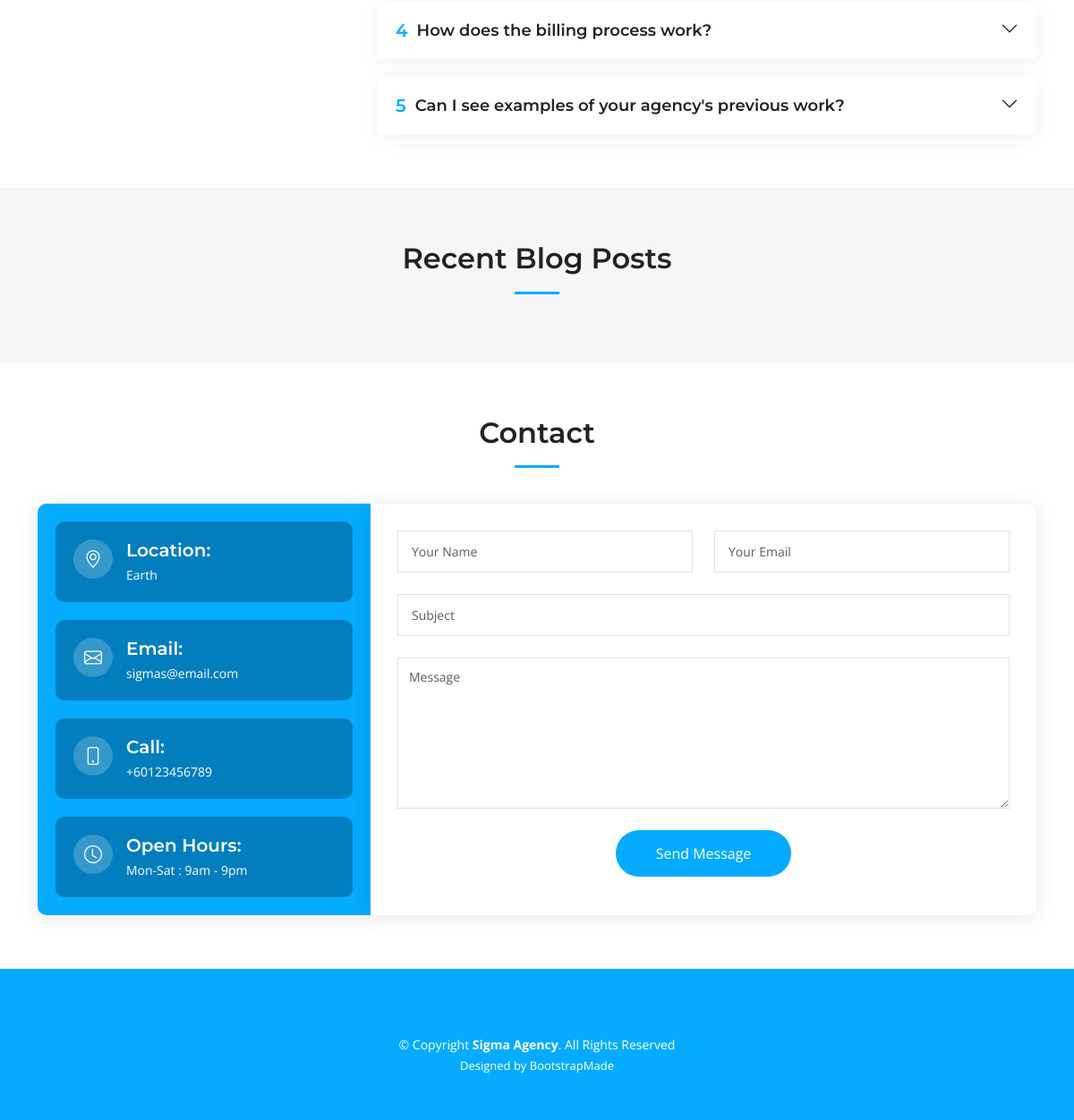
/ (lower part), run on an earlier commit of the app's database.
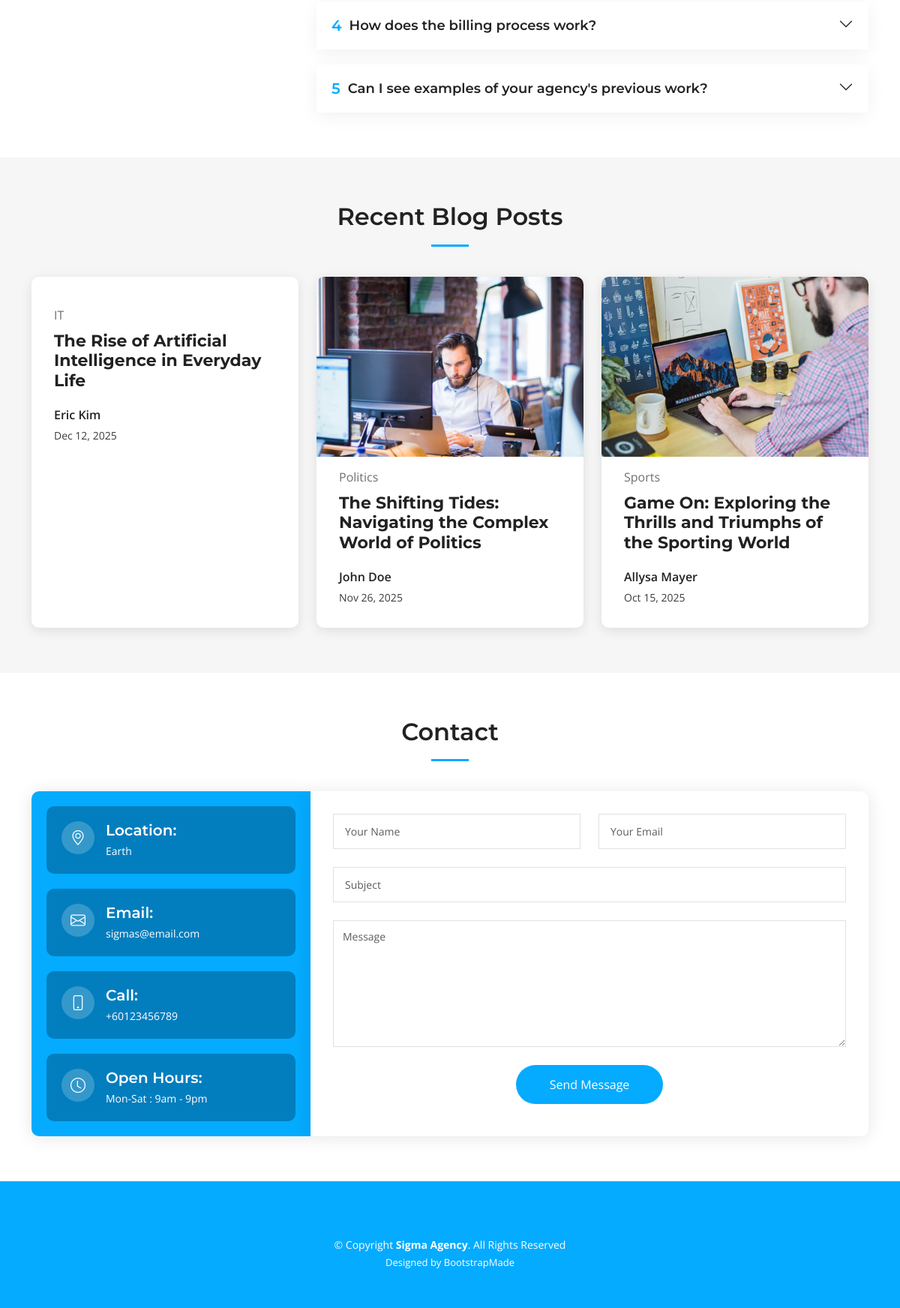
And on a later commit of the database.
### app/models.py (models this page shows, shortened)
class FrequentlyAskedQuestion(models.Model):
    question = models.CharField(max_length=255)
    answer = models.TextField()

class GeneralInfo(models.Model):
    company_name = models.CharField(max_length=255, default="Company")
    location = models.CharField(max_length=255)
    email = models.EmailField()
    phone = models.CharField(max_length=20)
    open_hours = models.CharField(max_length=100, blank=True, null=True)
    video_url = models.URLField(blank=True, null=True)
    twitter_url = models.URLField(blank=True, null=True)
    facebook_url = models.URLField(blank=True, null=True)
    instagram_url = models.URLField(blank=True, null=True)
    linkedin_url = models.URLField(blank=True, null=True)

class Blog(models.Model):
    image = models.CharField(max_length=255, blank=True, null=True)
    category = models.CharField(max_length=100, blank=True, null=True)
    title = models.CharField(max_length=255)
    author = models.ForeignKey(Author, on_delete=models.PROTECT, blank=True, null=True)
    created_at = models.DateTimeField(default=timezone.now)
    content = RichTextField()

class Author(models.Model):
    first_name = models.CharField(max_length=100)
    last_name = models.CharField(max_length=100, blank=True, null=True)
    country = models.CharField(max_length=100)
    joined_at = models.DateTimeField(blank=True, null=True)

### app/views.py (the view)
# urls.py: path("", index, name="home"),
def index(request):
    general_info = GeneralInfo.objects.first()
    services = Service.objects.all()
    testimonials = Testimonial.objects.all()
    faqs = FrequentlyAskedQuestion.objects.all()
    recent_blogs = Blog.objects.all().order_by("-created_at")[:3]
    context = {
        "company_name": general_info.company_name,
        "location": general_info.location,
        "phone": general_info.phone,
        "email": general_info.email,
        "open_hours": general_info.open_hours,
        "video_url": general_info.video_url,
        "twitter_url": general_info.twitter_url,
        "facebook_url": general_info.facebook_url,
        "instagram_url": general_info.instagram_url,
        "linkedin_url": general_info.linkedin_url,
        "services": services,
        "testimonials": testimonials,
        "faqs": faqs,
        "recent_blogs": recent_blogs,
    }
    return render(request, "index.html", context)

### templates/index.html (shortened to what this page needs)
{% extends 'assets/main.html' %}
{% load static %}
{% block mainContent %}
    <section id="faq" class="faq">
      <div class="container" data-aos="fade-up">
        <div class="row gy-4">
          <div class="col-lg-4">
          </div>
          <div class="col-lg-8">
            <div class="accordion accordion-flush" id="faqlist" data-aos="fade-up" data-aos-delay="100">
              {% for faq in faqs %}
                <div class="accordion-item">
                  <h3 class="accordion-header">
                    <button class="accordion-button collapsed" type="button" data-bs-toggle="collapse" data-bs-target="#faq-content-{{ forloop.counter }}">
                      <span class="num">{{ forloop.counter }}</span>
                      {{ faq.question }}
                    </button>
                  </h3>
                </div>
              {% endfor %}
            </div>
          </div>
        </div>
      </div>
    </section>
    <section id="recent-posts" class="recent-posts sections-bg">
      <div class="container" data-aos="fade-up">
        <div class="section-header">
          <h2>Recent Blog Posts</h2>
        </div>
        <div class="row gy-4">
        {% for blog in recent_blogs %}
          <div class="col-xl-4 col-md-6">
            <article>
              <div class="post-img">
                {% if 'http' in blog.image %}
                  <img src="{{ blog.image }}" alt="" class="img-fluid">
                {% else %}
                  <img src="{% static blog.image %}" alt="" class="img-fluid">
                {% endif %}
              </div>
              <p class="post-category">{{ blog.category }}</p>
              <h2 class="title">
                <a href="{% url 'blog_detail' blog_id=blog.id %}">{{ blog.title }}</a>
              </h2>
              <div class="d-flex align-items-center">
                <div class="post-meta">
                  <p class="post-author">{{ blog.author.first_name }} {{ blog.author.last_name }}</p>
                  <p class="post-date">
                    <time datetime="2022-01-01">{{ blog.created_at | date:"M d, Y" }}</time>
                  </p>
                </div>
              </div>
            </article>
          </div>
        {% endfor %}
        </div>
      </div>
    </section>
    <section id="contact" class="contact">
      <div class="container" data-aos="fade-up">
        <div class="section-header">
          <h2>Contact</h2>
        </div>
        <div class="row gx-lg-0 gy-4">
          <div class="col-lg-4">
            <div class="info-container d-flex flex-column align-items-center justify-content-center">
              <div class="info-item d-flex">
                <i class="bi bi-geo-alt flex-shrink-0"></i>
                <div>
                  <h4>Location:</h4>
                  <p>{{ location }}</p>
                </div>
              </div>
              <div class="info-item d-flex">
                <i class="bi bi-envelope flex-shrink-0"></i>
                <div>
                  <h4>Email:</h4>
                  <p>{{ email }}</p>
                </div>
              </div>
              <div class="info-item d-flex">
                <i class="bi bi-phone flex-shrink-0"></i>
                <div>
                  <h4>Call:</h4>
                  <p>{{ phone }}</p>
                </div>
              </div>
              <div class="info-item d-flex">
                <i class="bi bi-clock flex-shrink-0"></i>
                <div>
                  <h4>Open Hours:</h4>
                  <p>{{ open_hours }}</p>
                </div>
              </div>
            </div>
          </div>
          <div class="col-lg-8">
            <form action="{% url 'contact_form' %}" method="post" role="form" class="php-email-form">
              <div class="row">
                <div class="col-md-6 form-group">
                  <input type="text" name="name" class="form-control" id="name" placeholder="Your Name" required>
                </div>
                <div class="col-md-6 form-group mt-3 mt-md-0">
                  <input type="email" class="form-control" name="email" id="email" placeholder="Your Email" required>
                </div>
              </div>
              <div class="form-group mt-3">
                <input type="text" class="form-control" name="subject" id="subject" placeholder="Subject" required>
              </div>
              <div class="form-group mt-3">
                <textarea class="form-control" name="message" rows="7" placeholder="Message" required></textarea>
              </div>
              <div class="text-center"><button type="submit">Send Message</button></div>
            </form>
          </div>
        </div>
      </div>
    </section>
{% endblock %}

### templates/assets/main.html (shortened to what this page needs)
{% load static %}
<!DOCTYPE html>
<html lang="en">
<head>
  <link href="{% static 'assets/vendor/bootstrap/css/bootstrap.min.css' %}" rel="stylesheet">
  <link href="{% static 'assets/vendor/bootstrap-icons/bootstrap-icons.css' %}" rel="stylesheet">
  <link href="{% static 'assets/vendor/aos/aos.css' %}" rel="stylesheet">
  <link href="{% static 'assets/vendor/glightbox/css/glightbox.min.css' %}" rel="stylesheet">
  <link href="{% static 'assets/vendor/swiper/swiper-bundle.min.css' %}" rel="stylesheet">
  <link href="{% static 'assets/css/main.css' %}" rel="stylesheet">
</head>
<body>
  <main id="main">
    {% block mainContent %}
    {% endblock %}
  </main>
  {% include 'assets/footer.html' %}
</body>
</html>

### templates/assets/header.html (shortened to what this page needs)
{% load static %}

### templates/assets/hero.html (shortened to what this page needs)
{% load static %}

### templates/assets/footer.html
{% load static %}
  <footer id="footer" class="footer">
    <div class="container mt-4">
      <div class="copyright">
        &copy; Copyright <strong><span>{{ company_name }}</span></strong>. All Rights Reserved
      </div>
      <div class="credits">
        Designed by <a href="https://bootstrapmade.com/">BootstrapMade</a>
      </div>
    </div>
  </footer>

### static/assets/css/main.css (style rules this page uses)
:root { --font-default: "Open Sans", system-ui, -apple-system, "Segoe UI", Roboto, "Helvetica Neue", Arial, "Noto Sans", "Liberation Sans", sans-serif, "Apple Color Emoji", "Segoe UI Emoji", "Segoe UI Symbol", "Noto Color Emoji"; --font-primary: "Montserrat", sans-serif; --font-secondary: "Poppins", sans-serif; }
:root { --color-default: #222222; --color-primary: #04abff; --color-secondary: #f85a40; }
:root { scroll-behavior: smooth; }
body { font-family: var(--font-default); color: var(--color-default); }
a { color: var(--color-primary); text-decoration: none; }
h1, h2, h3, h4, h5, h6 { font-family: var(--font-primary); }
section { padding: 60px 0; overflow: hidden; }
.sections-bg { background-color: #f6f6f6; }
.section-header { text-align: center; padding-bottom: 20px; }
.section-header h2 { font-size: 32px; font-weight: 600; margin-bottom: 20px; padding-bottom: 20px; position: relative; }
.section-header h2:after { content: ""; position: absolute; display: block; width: 50px; height: 3px; background: var(--color-primary); left: 0; right: 0; bottom: 0; margin: auto; }
section { scroll-margin-top: 70px; }
.faq .accordion-item { border: 0; margin-bottom: 20px; box-shadow: 0px 5px 25px 0px rgba(0, 0, 0, 0.06); border-radius: 10px; }
.faq .accordion-item:last-child { margin-bottom: 0; }
.faq .accordion-button { padding: 20px 50px 20px 20px; font-weight: 600; border: 0; font-size: 18px; line-height: 24px; color: var(--color-default); text-align: left; background: #fff; box-shadow: none; border-radius: 10px; }
.faq .accordion-button .num { padding-right: 10px; font-size: 20px; line-height: 0; color: var(--color-primary); }
.faq .accordion-button:after { position: absolute; right: 20px; top: 20px; }
.recent-posts article { box-shadow: 0 4px 16px rgba(0, 0, 0, 0.1); background-color: #fff; padding: 30px; height: 100%; border-radius: 10px; overflow: hidden; }
.recent-posts .post-img { max-height: 240px; margin: -30px -30px 15px -30px; overflow: hidden; }
.recent-posts .post-category { font-size: 16px; color: #6f6f6f; margin-bottom: 10px; }
.recent-posts .title { font-size: 22px; font-weight: 700; padding: 0; margin: 0 0 20px 0; }
.recent-posts .title a { color: var(--color-default); transition: 0.3s; }
.recent-posts .post-author { font-weight: 600; margin-bottom: 5px; }
.recent-posts .post-date { font-size: 14px; color: #3c3c3c; margin-bottom: 0; }
.contact .info-container { background-color: var(--color-primary); height: 100%; padding: 20px; border-radius: 10px 0 0 10px; box-shadow: 0px 2px 25px rgba(0, 0, 0, 0.1); }
.contact .info-item { width: 100%; background-color: #027ebe; margin-bottom: 20px; padding: 20px; border-radius: 10px; color: #fff; }
.contact .info-item:last-child { margin-bottom: 0; }
.contact .info-item i { font-size: 20px; color: #fff; float: left; width: 44px; height: 44px; background-color: rgba(255, 255, 255, 0.2); display: flex; justify-content: center; align-items: center; border-radius: 50px; transition: all 0.3s ease-in-out; margin-right: 15px; }
.contact .info-item h4 { padding: 0; font-size: 20px; font-weight: 600; margin-bottom: 5px; }
.contact .info-item p { padding: 0; margin-bottom: 0; font-size: 14px; }
.contact .php-email-form { width: 100%; height: 100%; background: #fff; box-shadow: 0px 2px 25px rgba(0, 0, 0, 0.1); padding: 30px; border-radius: 0 10px 10px 0; }
.contact .php-email-form .form-group { padding-bottom: 8px; }
.contact .php-email-form input, .contact .php-email-form textarea { border-radius: 0; box-shadow: none; font-size: 14px; }
.contact .php-email-form input[type=text], .contact .php-email-form input[type=email], .contact .php-email-form textarea { padding: 12px 15px; }
.contact .php-email-form textarea { padding: 10px 12px; }
.contact .php-email-form button[type=submit] { background: var(--color-primary); border: 0; padding: 14px 45px; color: #fff; transition: 0.4s; border-radius: 50px; }
.footer { font-size: 14px; background-color: var(--color-primary); padding: 50px 0; color: white; }
.footer .copyright { text-align: center; }
.footer .credits { padding-top: 4px; text-align: center; font-size: 13px; }
.footer .credits a { color: #fff; }

What changed in the data, as far as the page shows it:
added Blog: category "IT", title "The Rise of Artificial Intelligence in Everyday Life", author.first_name "Eric", author.last_name "Kim", created_at "Dec 12, 2025"
added Blog: image (picture), category "Politics", title "The Shifting Tides: Navigating the Complex World of Politics", author.first_name "John", author.last_name "Doe", created_at "Nov 26, 2025"
added Blog: image (picture), category "Sports", title "Game On: Exploring the Thrills and Triumphs of the Sporting World", author.first_name "Allysa", author.last_name "Mayer", created_at "Oct 15, 2025"
